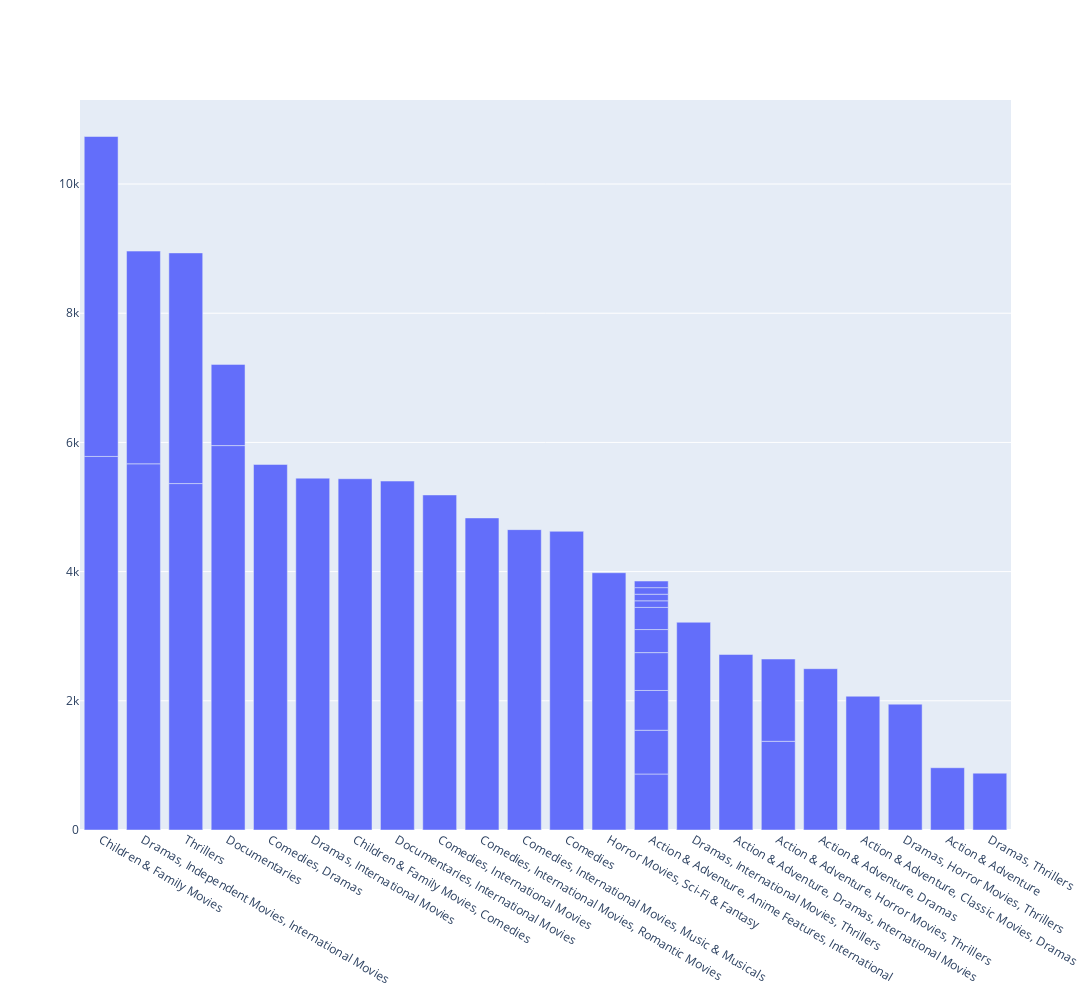
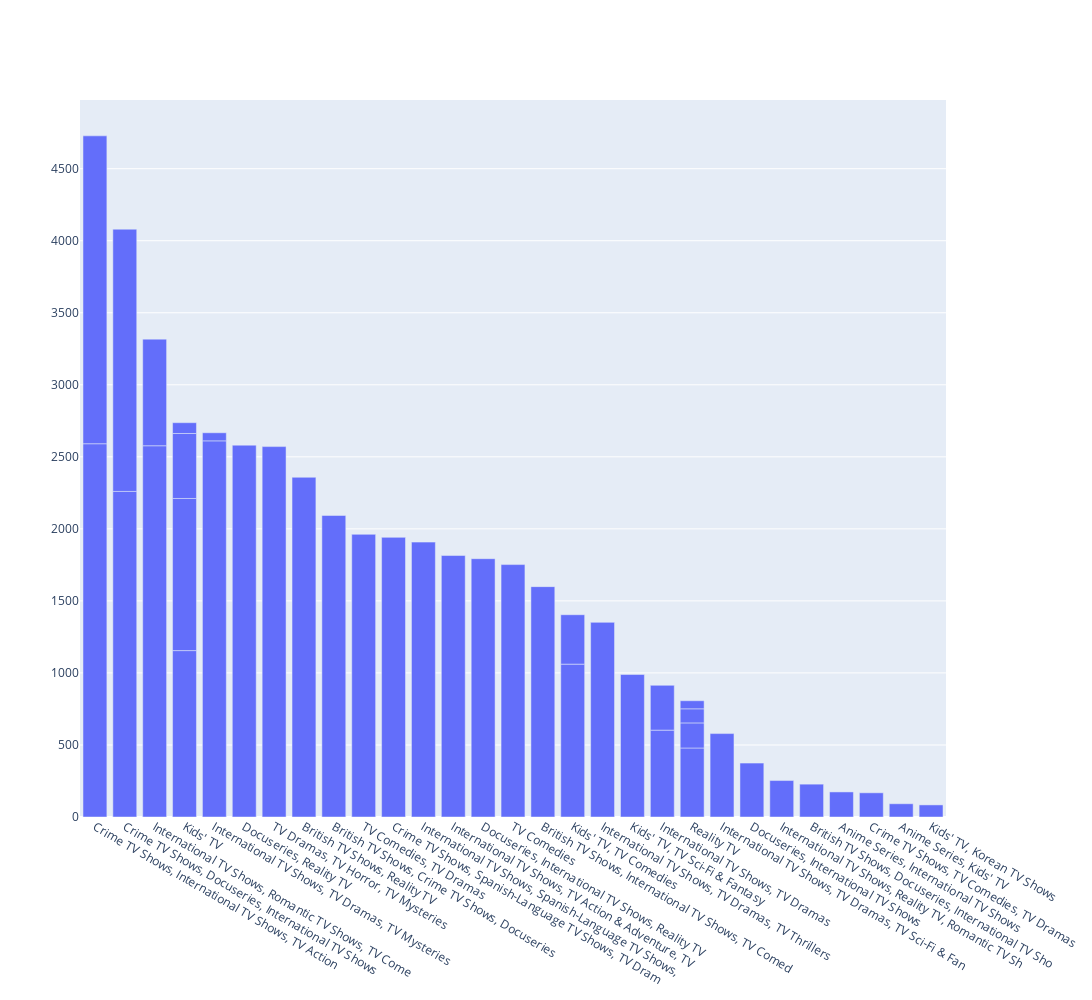

Notebook code for these charts, in order:
### Code cell
from sklearn.preprocessing import MultiLabelBinarizer 
import pandas as pd
import plotly.graph_objects as go
import matplotlib.pyplot as plt
import seaborn as sns
import numpy as np
def calculate_mlb(series):
    mlb = MultiLabelBinarizer()
    mlb_df = pd.DataFrame(mlb.fit_transform(series), columns=mlb.classes_, index=series.index)
    return mlb_df

def top_genres(df, title='Top ones'):
    listed_in_df = calculate_mlb(df['listed_in'])
    tdata = listed_in_df.sum().sort_values(ascending=False)
    
    df['listed_in'] = df['listed_in'].str[:50]
    
    fig = go.Figure()
    fig.add_trace(go.Bar(
        x=df['listed_in'],
        y=tdata.values,
    ))
    fig.update_xaxes(categoryorder='total descending')
    fig.update_layout(width=1200, height=1000)
    fig.show()
    
movie_df = df[df['type'] == 'Movie']
show_df = df[df['type'] == 'TV Show']
top_genres(movie_df, title='Top Movies Genres')
top_genres(show_df, title='Top TV Shows Genres')

### Figure 1 — Plotly figure (JSON) as saved in the notebook; plotly's stock layout.template omitted (floating-point values rounded to 4 significant figures; data arrays with more than 128 entries replaced by an {"elided": "..."} marker saying what was removed)
{"data": [{"type": "bar", "x": {"elided": "6131 str values"}, "y": [5951, 5783, 5669, 5659, 5447, 5438, 5402, 5363, 5187, 4953, 4831, 4650, 4624, 3983, 3571, 3293, 3216, 2717, 2497, 2071, 1948, 1373, 1274, 1257, 964, 880, 867, 677, 616, 586, 357, 343, 102, 102, 102, 102]}], "layout": {"height": 1000, "width": 1200, "xaxis": {"categoryorder": "total descending"}}}

### Figure 2 — Plotly figure (JSON) as saved in the notebook; plotly's stock layout.template omitted (floating-point values rounded to 4 significant figures; data arrays with more than 128 entries replaced by an {"elided": "..."} marker saying what was removed)
{"data": [{"type": "bar", "x": {"elided": "2676 str values"}, "y": [2611, 2591, 2581, 2577, 2571, 2358, 2260, 2137, 2093, 1962, 1941, 1908, 1820, 1815, 1793, 1752, 1599, 1351, 1155, 1061, 1056, 989, 740, 603, 579, 479, 451, 374, 343, 311, 253, 228, 174, 174, 168, 98, 92, 84, 75, 56, 56]}], "layout": {"height": 1000, "width": 1200, "xaxis": {"categoryorder": "total descending"}}}
